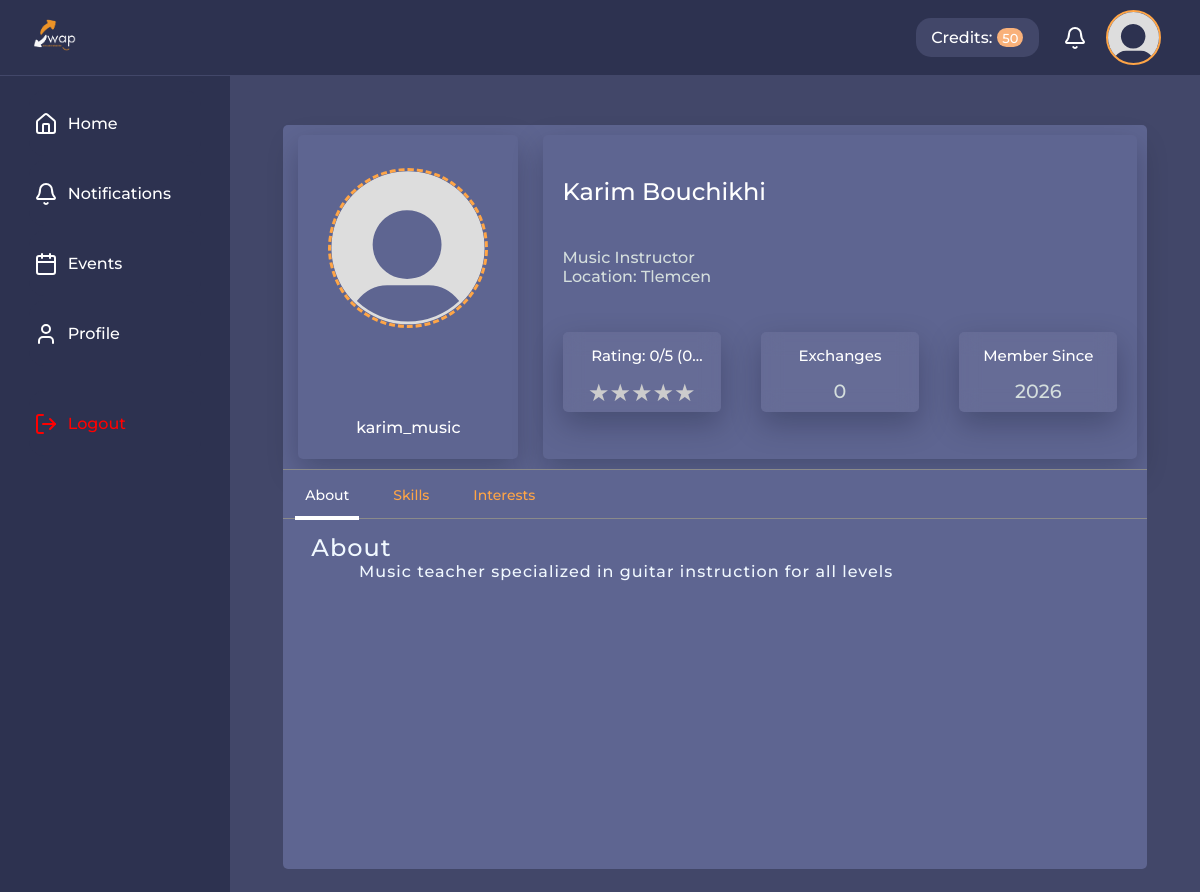
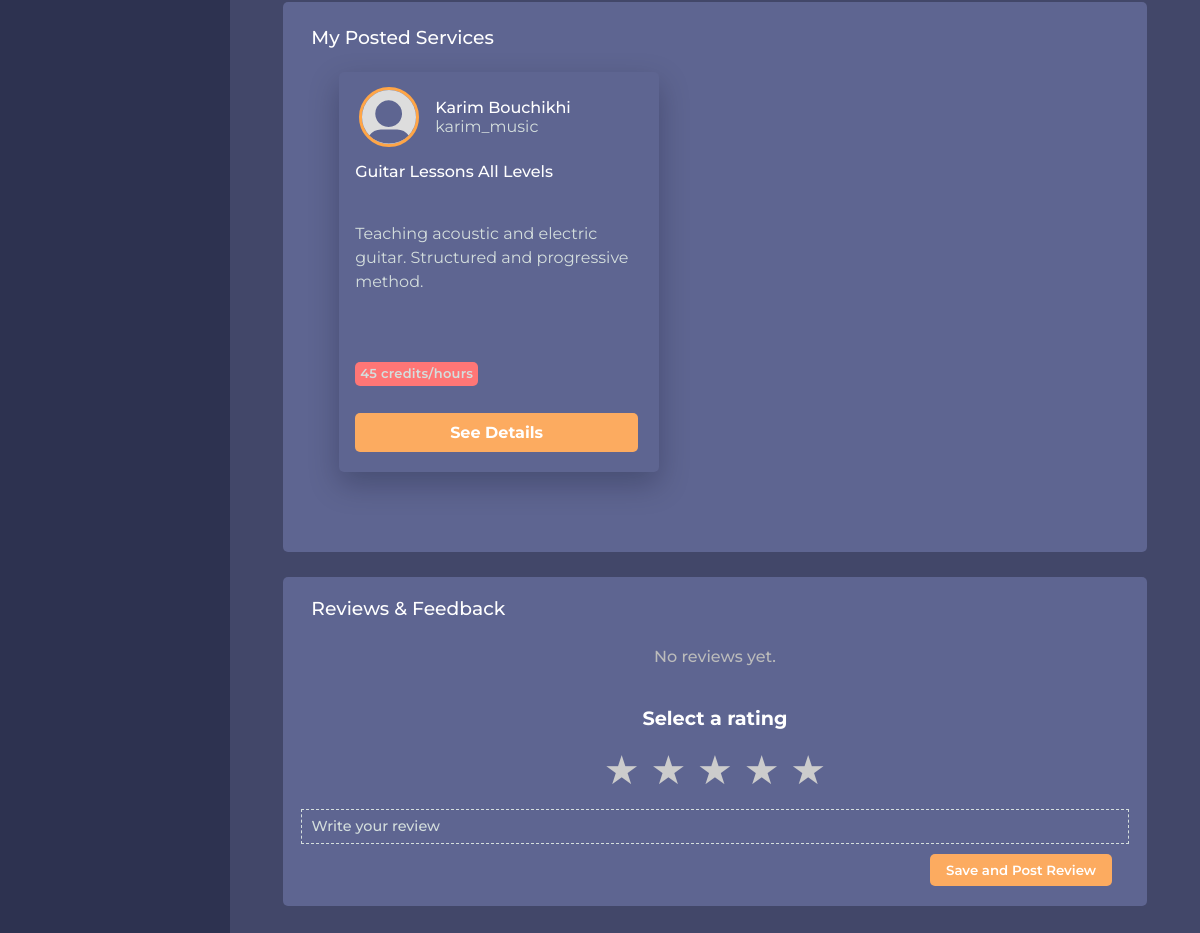
The page /dashboard/profile/profile.php?id=5 (signed in) on the database its author committed (2 pictures, top to bottom).
### tables this page shows
CREATE TABLE Users (
  UserId INT AUTO_INCREMENT PRIMARY KEY,
  UserName VARCHAR(45) UNIQUE NOT NULL,
  FullName VARCHAR(45) NOT NULL,
  Email VARCHAR(45) UNIQUE NOT NULL,
  Password VARCHAR(255) NOT NULL,
  Description TEXT,
  ProfilePicture VARCHAR(255),
  ProfessionalTitle VARCHAR(100),
  Location VARCHAR(100),
  PhoneNumber VARCHAR(20),
  BirthDate DATE,
  Gender ENUM('M', 'F'),
  UserSince DATETIME DEFAULT CURRENT_TIMESTAMP,
  IsBanned ENUM('yes','no') DEFAULT 'no',
  Rating DECIMAL(3,2) DEFAULT 0.00 CHECK (Rating >= 0.00 AND Rating <= 5.00),
  RatingCount INT DEFAULT 0 CHECK (RatingCount >= 0),
  ExchangeCount INT DEFAULT 0 CHECK (ExchangeCount >= 0),
  CreditBalance INT DEFAULT 0 CHECK (CreditBalance >= 0)
);

CREATE TABLE Posts (
  PostId INT AUTO_INCREMENT PRIMARY KEY,
  UserId INT NOT NULL,
  Title VARCHAR(150) NOT NULL,
  Description TEXT NOT NULL,
  PostType ENUM('in-person','online') NOT NULL,
  PostStatus ENUM('active','disabled') DEFAULT 'active',
  CategoryId INT NOT NULL,
  Duration INT CHECK (Duration > 0 AND Duration <= 480),
  MeetLocation VARCHAR(150),
  AvailableDate DATETIME NOT NULL,
  Prerequisites TEXT,
  Requirements TEXT,
  PaymentMethod ENUM('exchange','credit') NOT NULL,
  RequiredCredits INT DEFAULT 0 CHECK (RequiredCredits >= 0),
  LikeCount INT DEFAULT 0 CHECK (LikeCount >= 0),
  CreatedAt DATETIME DEFAULT CURRENT_TIMESTAMP,
  
  FOREIGN KEY (UserId) REFERENCES Users(UserId) ON DELETE CASCADE,
  FOREIGN KEY (CategoryId) REFERENCES Category(CategoryId) ON DELETE RESTRICT,
  
  INDEX idx_posts_status_date (PostStatus, AvailableDate),
  INDEX idx_posts_user (UserId),
  INDEX idx_posts_category (CategoryId)
);

### dashboard/profile/profile.php (the view, shortened to what this page needs)
<?php
require_once 'includes/dbh.inc.php';
$loggedInId = $_SESSION['user_id'];
$targetUserId = isset($_GET['id']) ? (int)$_GET['id'] : $loggedInId;
$isOwner = ($targetUserId === $loggedInId);
try {
    $stmt = $connection->prepare("SELECT * FROM users WHERE UserId = :id");
    $stmt->execute([':id' => $targetUserId]);
    $user = $stmt->fetch(PDO::FETCH_ASSOC);
    if ($user) {
        $currentName     = !empty($user['FullName']) ? $user['FullName'] : 'Your Full hhhhh Name';
        $currentUsername = !empty($user['UserName']) ? $user['UserName'] : 'usehhrname';
        $currentProfessionalTitle = !empty($user['ProfessionalTitle']) ? $user['ProfessionalTitle'] : 'Your Professional Title';
        $currentLocation = !empty($user['Location']) ? $user['Location'] : 'Your Location';
        $Datestring     = !empty($user['UserSince']) ? $user['UserSince'] : 'Year';
        $UserSince      = date("Y", strtotime($Datestring));
        $ExchangesCount = !empty($user['ExchangeCount']) ? $user['ExchangeCount'] : '0';
        $Discription    = !empty($user['Description']) ? $user['Description'] : 'This is your profile description. Tell people more about yourself!';
    } else {
        die("User not found.");
    }
    $ratingQuery = "SELECT AVG(ReviewRate) AS average, COUNT(ReviewerID) AS total
                FROM profile_reviews
                WHERE userID = :id";
    $stmtRating = $connection->prepare($ratingQuery);
    $stmtRating->execute([':id' => $targetUserId]);
    $ratingData = $stmtRating->fetch(PDO::FETCH_ASSOC);
    $avgRating = ($ratingData['average']) ? round($ratingData['average'], 1) : 0;
    $totalReviews = $ratingData['total'];
} catch (PDOException $e) {
    echo "Query failed: " . $e->getMessage();
}
?>
<!DOCTYPE html>
<html lang="en">
<head>
    <link rel="stylesheet" href="../../assets/css/personalprofile.css">
</head>
<body>
    <?php include '../../components/header_t.php'; ?>
    <main class="php-content">
        <div class="profile-page">
            <div class="profile-head">
                <div class="user-info">
                    <div class="avatar">
                        <img id="profile-preview" src="<?= $currentPhoto; ?>" alt="Profile">
                    </div>
                    <div id="" class="user-name">
                        <span><?= $currentUsername; ?></span>
                    </div>
                </div>
                <div class="user-meta">
                    <section>
                        <div class="profile-name">
                            <h2><strong><span><?= $currentName; ?></span></strong></h2>
                        </div>
                    </section>
                    <section>
                        <div class="major"><span class="muted-text"><?= $currentProfessionalTitle ?></span></div>
                        <div class="location"><span class="muted-text">Location: <?= $currentLocation ?></span></div>
                    </section>
                    <section>
                        <div class="user-meta-info">
                            <div class="user-meta-card">
                                <div class="user-meta-card-title">
                                    <h5><span class="user-meta-card-title-name">Rating: <?= $avgRating ?>/5 (<?= $totalReviews ?> reviews)</span></h5>
                                </div>
                                <div class="user-meta-card-info">
                                    <div class="stars-outer">
                                    </div>
                                </div>
                            </div>
                            <div class="user-meta-card">
                                <div class="user-meta-card-title">
                                    <h5><span class="user-meta-card-title-name">Exchanges</span></h5>
                                </div>
                                <div class="user-meta-card-info"><span class="user-meta-card-info-details"><?= $ExchangesCount ?></span></div>
                            </div>
                            <div class="user-meta-card">
                                <div class="user-meta-card-title">
                                    <h5><span class="user-meta-card-title-name">Member Since</span></h5>
                                </div>
                                <div class="user-meta-card-info"><span class="user-meta-card-info-details"><?= $UserSince ?></span></div>
                            </div>
                        </div>
                    </section>
                </div>
            </div>
            <div class="profile-info">
                <div class="profile-nav">
                    <div class="nav-item">
                        <button>
                            <span data-target="about-content" class="active">About</span>
                        </button>
                    </div>
                    <div class="nav-item">
                        <button><span data-target="skill-content">Skills</span></button>
                    </div>
                    <div class="nav-item">
                        <button>
                            <span data-target="interests-content">Interests</span>
                        </button>
                    </div>
                </div>
                <div class="profile-nav-content">
                    <div id="about-content" class="tab-content active">
                        <section>
                            <div id="about" class="section" style="background:#5e6591 ;">
                                <div class="head-section">
                                    <h2><strong><span class="title">About</span></strong></h2>
                                    <p>&nbsp;&nbsp;&nbsp;&nbsp;&nbsp;&nbsp;&nbsp;&nbsp;
                                        <?= nl2br(htmlspecialchars($Discription)); ?>
                                    </p>
                                </div>
                            </div>
                        </section>
                    </div>
                </div>
            </div>
            <div class="profile-short-posts">
                <div class="profile-short-posts-head">
                    <div class="profile-short-posts-head-lable">
                        <h3><span>My Posted Services</span></h3>
                    </div>
                </div>
                <div class="short-posts-section" id="posts-container">
                    <?php
                    $sql = "SELECT posts.*, users.FullName, users.ProfilePicture, users.username
                FROM posts
                JOIN users ON posts.UserId = users.UserId
                WHERE posts.UserId = :targetUserId
                ORDER BY posts.PostId DESC
                LIMIT :limit";
                    $stmt = $connection->prepare($sql);
                    $stmt->bindValue(':targetUserId', $targetUserId, PDO::PARAM_INT);
                    $stmt->bindValue(':limit', 3, PDO::PARAM_INT);
                    $stmt->execute();
                    if ($stmt->rowCount() > 0) {
                        while ($row = $stmt->fetch(PDO::FETCH_ASSOC)) {
                    ?>
                            <section>
                                <div class="short-post">
                                    <div class="short-post-head">
                                        <div class="post-avatar">
                                            <figure>
                                                <img src="<?= !empty($row['ProfilePicture']) ? $row['ProfilePicture'] : '../../assets/images/Default_pfp.svg'; ?>" alt="avatar">
                                            </figure>
                                        </div>
                                        <div class="short-post-fullname">
                                            <span><?= htmlspecialchars($row['FullName']); ?></span>
                                        </div>
                                        <div class="short-post-username">
                                            <span><?= htmlspecialchars($row['username']); ?></span>
                                        </div>
                                    </div>
                                    <div class="post-content">
                                        <div class="post-skill"><?= htmlspecialchars($row['Title']); ?></div>
                                        <div class="post-description"><?= htmlspecialchars($row['Description']); ?></div>
                                        <div class="post-credit">
                                            <p><span class="muted"><?= htmlspecialchars($row['RequiredCredits']); ?> credits/hours</span></p>
                                        </div>
                                        <div class="post-details">
                                            <a href="details.php?id=<?= $row['PostId']; ?>">See Details</a>
                                        </div>
                                    </div>
                                </div>
                            </section>
                    <?php
                        }
                    } else {
                        echo '<div style="text-align:center; padding: 20px; color: #bbb;">No services posted yet.</div>';
                    }
                    ?>
                </div>
            </div>
            <div id="" class="reviews-section section">
                <div class="reviews-head">
                    <div class="reviews-head-lable">
                        <h3><span class="reviews-section-header-lable">Reviews & Feedback</span></h3>
                    </div>
                </div>
                <div id="reviews" class="reviews-container">
                    <?php
                    $query = "SELECT r.*, u.FullName, u.UserName, u.ProfilePicture
                  FROM profile_reviews r
                  JOIN users u ON r.ReviewerID = u.UserId
                  WHERE r.userID = :id
                  ORDER BY r.ReviewDate DESC
                  LIMIT 2;";
                    $stmt = $connection->prepare($query);
                    $stmt->execute([':id' => $targetUserId]);
                    if ($stmt->rowCount() > 0) {
                        while ($row = $stmt->fetch(PDO::FETCH_ASSOC)) {
                            $readable_date = time_ago($row['ReviewDate']);
                            echo '<section>
                <div class="review">
                    <div class="reviewer-avatar">
                        <figure>
                            <img src="' . htmlspecialchars($row['ProfilePicture']) . '" alt="avatar">
                        </figure>
                    </div>
                    <div class="reviewer-date">
                        <span>' . $readable_date . '</span>
                    </div>
                    <div class="reviewer-name">
                        <span>' . htmlspecialchars($row['FullName']) .  '</span>
                    </div>
                    <div class="reviewer-user-name">
                        <span>' . htmlspecialchars($row['UserName']) . '</span>
                        <span class="review-rate">' .  str_repeat('&starf; ', (int)$row['ReviewRate']) . '</span>
                    </div>
                    <div class="review-content">
                        <div class="review-text">' . htmlspecialchars($row['ReviewText']) . '</div>
                    </div>
                </div>
                <hr>
                </section>';
                        }
                    } else {
                        echo '<div style="text-align:center; padding: 20px; color: #bbb;">
                    <p>No reviews yet.</p>
                  </div>';
                    }
                    ?>
                </div>
                <div class="review-container">
                    <?php
                    $checkReview = $connection->prepare("SELECT ReviewerID FROM profile_reviews WHERE ReviewerID = :rev AND userID = :target");
                    $checkReview->execute([':rev' => $loggedInId, ':target' => $targetUserId]);
                    $hasAlreadyReviewed = $checkReview->fetch();
                    if ($isOwner) {
                    } elseif ($hasAlreadyReviewed) {
                        echo "<p style='text-align:center; color:white;'>You have already submitted a review for this user.</p>";
                    } else {
                    ?>
                        <form action="process_review.php" method="POST">
                            <div>
                                <div id="rating-label" style="font-weight: bold;text-align: center;font-size: 1.2em; color: white; margin-top: 20px; margin-bottom: 10px; height: 1.5em;">
                                    Select a rating
                                </div>
                                <div class="star-rating" style="font-size: 2.5rem; cursor: pointer; color: #ccc; text-align: center;">
                                    <span class="star" data-value="1">&#9733;</span>
                                    <span class="star" data-value="2">&#9733;</span>
                                    <span class="star" data-value="3">&#9733;</span>
                                    <span class="star" data-value="4">&#9733;</span>
                                    <span class="star" data-value="5">&#9733;</span>
                                </div>
                            </div>
                            <div class="add-review-section" style="margin-top: 15px; text-align: center;">
                                <input type="text" name="review_text" id="add-review" placeholder="Write your review" required>
                            </div>
                            <div style="display: flex; justify-content:right;width: 96%;padding:0;">
                                <button type="submit" class="submit-review">Save and Post Review</button>
                            </div>
                        </form>
                    <?php } ?>
                </div>
            </div>
        </div>
    </main>
</body>
</html>

### rows shown on the page
users: UserName "karim_music", FullName "Karim Bouchikhi", ProfessionalTitle "Music Instructor", Location "Tlemcen", ExchangeCount "0", UserSince "2026", Description "Music teacher specialized in guitar instruction for all levels"
posts: UserId.FullName "Karim Bouchikhi", UserId.UserName "karim_music", Title "Guitar Lessons All Levels", Description "Teaching acoustic and electric guitar. Structured and progressive method.", RequiredCredits "45"

### other values the page prints
$avgRating "0"
$totalReviews "0"
